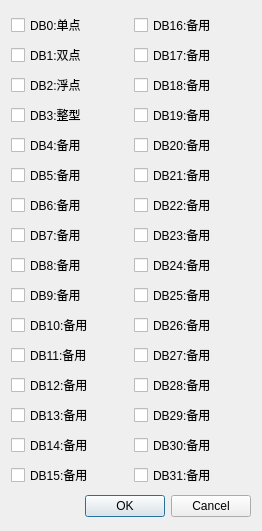
<?xml version="1.0" encoding="UTF-8"?>
<ui version="4.0">
 <class>CGSBIAttrDialog</class>
 <widget class="QDialog" name="CGSBIAttrDialog">
  <property name="geometry">
   <rect>
    <x>0</x>
    <y>0</y>
    <width>262</width>
    <height>531</height>
   </rect>
  </property>
  <property name="windowTitle">
   <string>Dialog</string>
  </property>
  <layout class="QVBoxLayout" name="verticalLayout_3">
   <item>
    <layout class="QHBoxLayout" name="horizontalLayout">
     <item>
      <layout class="QVBoxLayout" name="verticalLayout">
       <item>
        <widget class="QCheckBox" name="m_DB0CheckBox">
         <property name="text">
          <string>DB0:单点</string>
         </property>
        </widget>
       </item>
       <item>
        <widget class="QCheckBox" name="m_DB1CheckBox">
         <property name="text">
          <string>DB1:双点</string>
         </property>
        </widget>
       </item>
       <item>
        <widget class="QCheckBox" name="m_DB2CheckBox">
         <property name="text">
          <string>DB2:浮点</string>
         </property>
        </widget>
       </item>
       <item>
        <widget class="QCheckBox" name="m_DB3CheckBox">
         <property name="text">
          <string>DB3:整型</string>
         </property>
        </widget>
       </item>
       <item>
        <widget class="QCheckBox" name="m_DB4CheckBox">
         <property name="text">
          <string>DB4:备用</string>
         </property>
        </widget>
       </item>
       <item>
        <widget class="QCheckBox" name="m_DB5CheckBox">
         <property name="text">
          <string>DB5:备用</string>
         </property>
        </widget>
       </item>
       <item>
        <widget class="QCheckBox" name="m_DB6CheckBox">
         <property name="text">
          <string>DB6:备用</string>
         </property>
        </widget>
       </item>
       <item>
        <widget class="QCheckBox" name="m_DB7CheckBox">
         <property name="text">
          <string>DB7:备用</string>
         </property>
        </widget>
       </item>
       <item>
        <widget class="QCheckBox" name="m_DB8CheckBox">
         <property name="text">
          <string>DB8:备用</string>
         </property>
        </widget>
       </item>
       <item>
        <widget class="QCheckBox" name="m_DB9CheckBox">
         <property name="text">
          <string>DB9:备用</string>
         </property>
        </widget>
       </item>
       <item>
        <widget class="QCheckBox" name="m_DB10CheckBox">
         <property name="text">
          <string>DB10:备用</string>
         </property>
        </widget>
       </item>
       <item>
        <widget class="QCheckBox" name="m_DB11CheckBox">
         <property name="text">
          <string>DB11:备用</string>
         </property>
        </widget>
       </item>
       <item>
        <widget class="QCheckBox" name="m_DB12CheckBox">
         <property name="text">
          <string>DB12:备用</string>
         </property>
        </widget>
       </item>
       <item>
        <widget class="QCheckBox" name="m_DB13CheckBox">
         <property name="text">
          <string>DB13:备用</string>
         </property>
        </widget>
       </item>
       <item>
        <widget class="QCheckBox" name="m_DB14CheckBox">
         <property name="text">
          <string>DB14:备用</string>
         </property>
        </widget>
       </item>
       <item>
        <widget class="QCheckBox" name="m_DB15CheckBox">
         <property name="text">
          <string>DB15:备用</string>
         </property>
        </widget>
       </item>
      </layout>
     </item>
     <item>
      <layout class="QVBoxLayout" name="verticalLayout_2">
       <item>
        <widget class="QCheckBox" name="m_DB16CheckBox">
         <property name="text">
          <string>DB16:备用</string>
         </property>
        </widget>
       </item>
       <item>
        <widget class="QCheckBox" name="m_DB17CheckBox">
         <property name="text">
          <string>DB17:备用</string>
         </property>
        </widget>
       </item>
       <item>
        <widget class="QCheckBox" name="m_DB18CheckBox">
         <property name="text">
          <string>DB18:备用</string>
         </property>
        </widget>
       </item>
       <item>
        <widget class="QCheckBox" name="m_DB19CheckBox">
         <property name="text">
          <string>DB19:备用</string>
         </property>
        </widget>
       </item>
       <item>
        <widget class="QCheckBox" name="m_DB20CheckBox">
         <property name="text">
          <string>DB20:备用</string>
         </property>
        </widget>
       </item>
       <item>
        <widget class="QCheckBox" name="m_DB21CheckBox">
         <property name="text">
          <string>DB21:备用</string>
         </property>
        </widget>
       </item>
       <item>
        <widget class="QCheckBox" name="m_DB22CheckBox">
         <property name="text">
          <string>DB22:备用</string>
         </property>
        </widget>
       </item>
       <item>
        <widget class="QCheckBox" name="m_DB23CheckBox">
         <property name="text">
          <string>DB23:备用</string>
         </property>
        </widget>
       </item>
       <item>
        <widget class="QCheckBox" name="m_DB24CheckBox">
         <property name="text">
          <string>DB24:备用</string>
         </property>
        </widget>
       </item>
       <item>
        <widget class="QCheckBox" name="m_DB25CheckBox">
         <property name="text">
          <string>DB25:备用</string>
         </property>
        </widget>
       </item>
       <item>
        <widget class="QCheckBox" name="m_DB26CheckBox">
         <property name="text">
          <string>DB26:备用</string>
         </property>
        </widget>
       </item>
       <item>
        <widget class="QCheckBox" name="m_DB27CheckBox">
         <property name="text">
          <string>DB27:备用</string>
         </property>
        </widget>
       </item>
       <item>
        <widget class="QCheckBox" name="m_DB28CheckBox">
         <property name="text">
          <string>DB28:备用</string>
         </property>
        </widget>
       </item>
       <item>
        <widget class="QCheckBox" name="m_DB29CheckBox">
         <property name="text">
          <string>DB29:备用</string>
         </property>
        </widget>
       </item>
       <item>
        <widget class="QCheckBox" name="m_DB30CheckBox">
         <property name="text">
          <string>DB30:备用</string>
         </property>
        </widget>
       </item>
       <item>
        <widget class="QCheckBox" name="m_DB31CheckBox">
         <property name="text">
          <string>DB31:备用</string>
         </property>
        </widget>
       </item>
      </layout>
     </item>
    </layout>
   </item>
   <item>
    <widget class="QDialogButtonBox" name="buttonBox">
     <property name="orientation">
      <enum>Qt::Horizontal</enum>
     </property>
     <property name="standardButtons">
      <set>QDialogButtonBox::Cancel|QDialogButtonBox::Ok</set>
     </property>
    </widget>
   </item>
  </layout>
 </widget>
 <resources/>
 <connections>
  <connection>
   <sender>buttonBox</sender>
   <signal>accepted()</signal>
   <receiver>CGSBIAttrDialog</receiver>
   <slot>accept()</slot>
   <hints>
    <hint type="sourcelabel">
     <x>248</x>
     <y>254</y>
    </hint>
    <hint type="destinationlabel">
     <x>157</x>
     <y>274</y>
    </hint>
   </hints>
  </connection>
  <connection>
   <sender>buttonBox</sender>
   <signal>rejected()</signal>
   <receiver>CGSBIAttrDialog</receiver>
   <slot>reject()</slot>
   <hints>
    <hint type="sourcelabel">
     <x>316</x>
     <y>260</y>
    </hint>
    <hint type="destinationlabel">
     <x>286</x>
     <y>274</y>
    </hint>
   </hints>
  </connection>
 </connections>
</ui>
